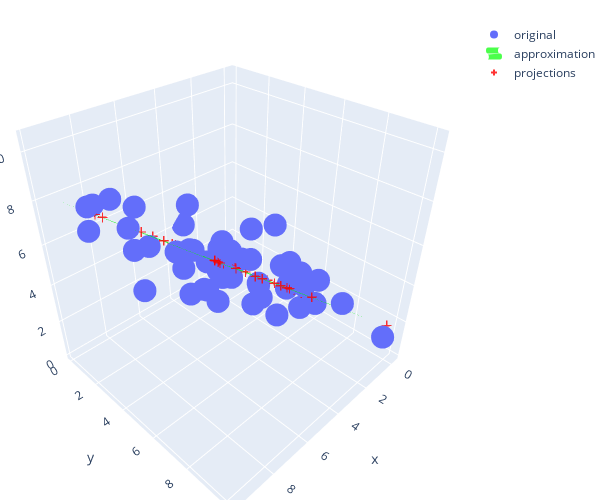

Source (notebook cell):
### Markdown cell above
Введем функционал качества, который будем минимизировать.  
$$
d_i = (x_i - c)^T \vec{n} \\
F(c, \vec{n}) = \sum_{i=1}^l d_i^2 \longrightarrow \min_{||n||=1} \\
$$
Мы хотим, чтобы вектор нормали был единичной длины.  
Дальше, помучившись с дифференцированием и решением $\frac {\partial F} {\partial c} = 0$, выясним, что минимум достигается в $c = \frac 1 l \sum_{i=1} x_i = \bar{x}$ -- то есть в среднем нашей выборки(это дается в качестве упражнения в книге [\[3\]]).

### Code cell
c = X.mean(axis=0)
U, s, V = np.linalg.svd(X, full_matrices=False)
normal = V[2] # normal vector to surface

# make projections
# 1st way:
q = 2 # rank of approximation
V_q = V[:q]
H_q = V_q.T @ V_q # projector matrix
projs = X @ H_q

# 2nd way:
# s_trunc = s.copy()
# s_trunc[q:] = 0
# projs = U @ np.diag(s_trunc) @ V + c

# make surface
xx, yy = np.meshgrid(np.arange(np.min(X[:, 0]), np.max(X[:, 0])), np.arange(np.min(X[:, 1]), np.max(X[:, 1])))
d = -c @ normal
z = (-normal[0] * xx - normal[1] * yy - d) * 1. / normal[2]

# plotting
fig = go.Figure(data=[
    go.Scatter3d(x=X[:, 0], y=X[:, 1], z=X[:, 2], mode='markers', name='original'),
    go.Surface(x=xx, y=yy, z=z,
        name='approximation',
        showlegend=True,
        showscale=False, 
        opacity=0.7, 
        colorscale=[[0, 'rgb(0,255,0)'], [1, 'rgb(0,255,0)']],
    ),
    go.Scatter3d(x=projs[:, 0], y=projs[:, 1], z=projs[:, 2],
        name='projections',
        mode='markers', 
        marker=dict(
            size=5,
            color='red',
            opacity=0.8,
            symbol='cross'
        )
    ),
])
fig.update_layout(
    width=600,
    height=500,
    margin=dict(l=0, r=0, b=0, t=20),
)
fig.show()
